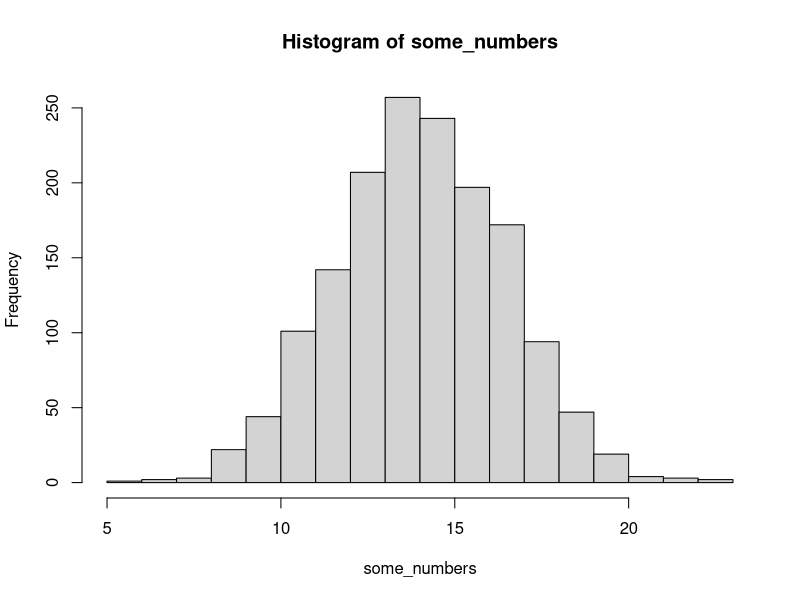
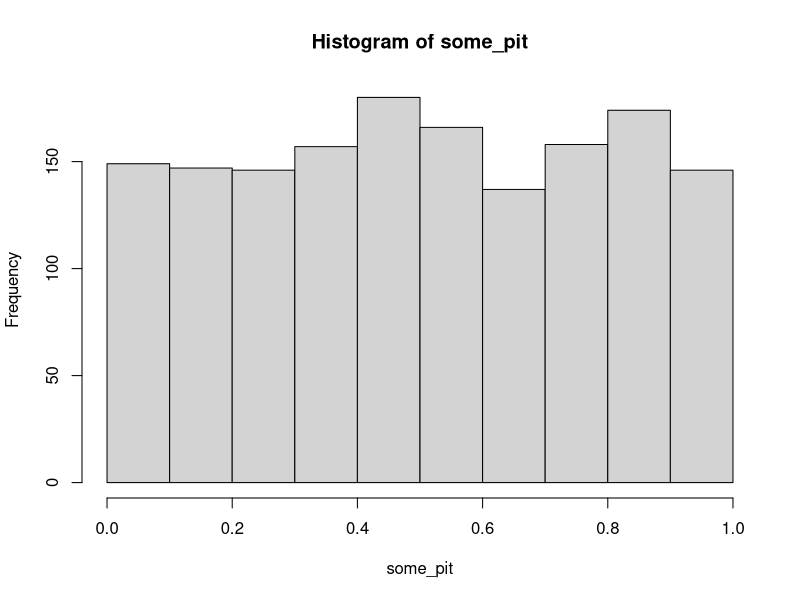
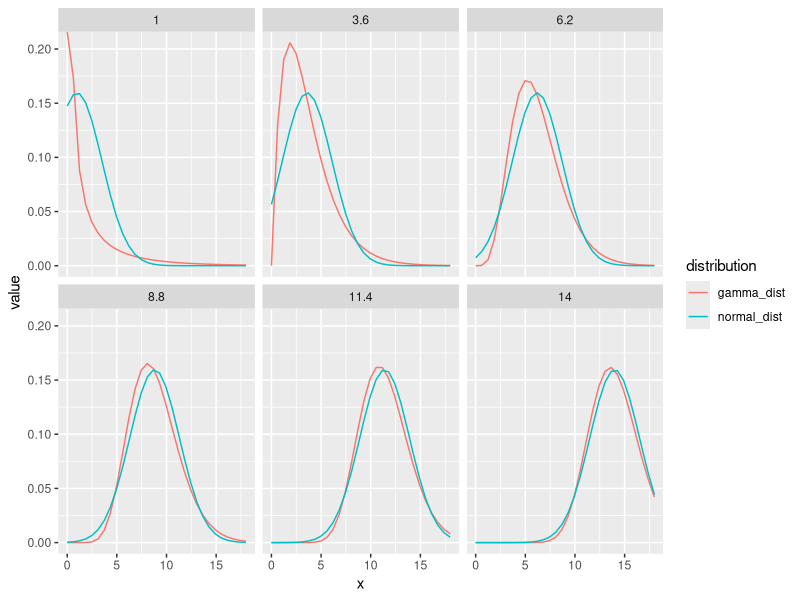
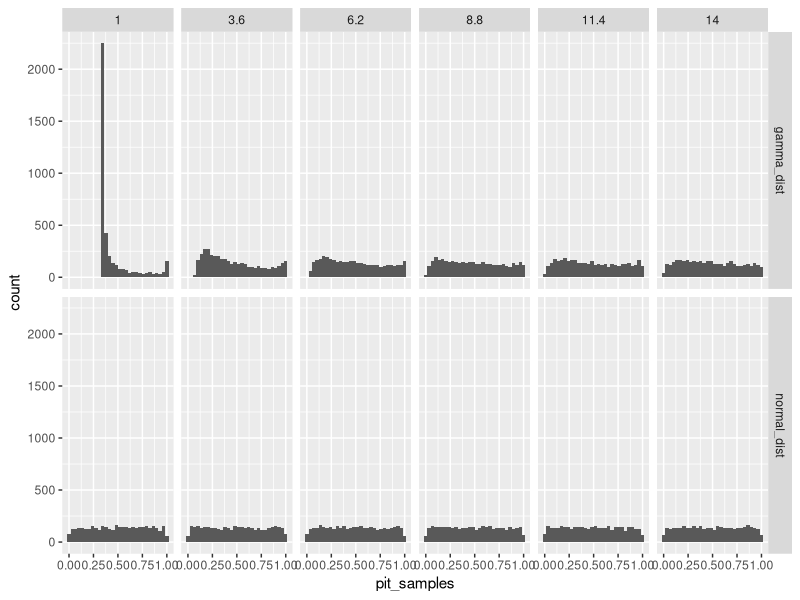
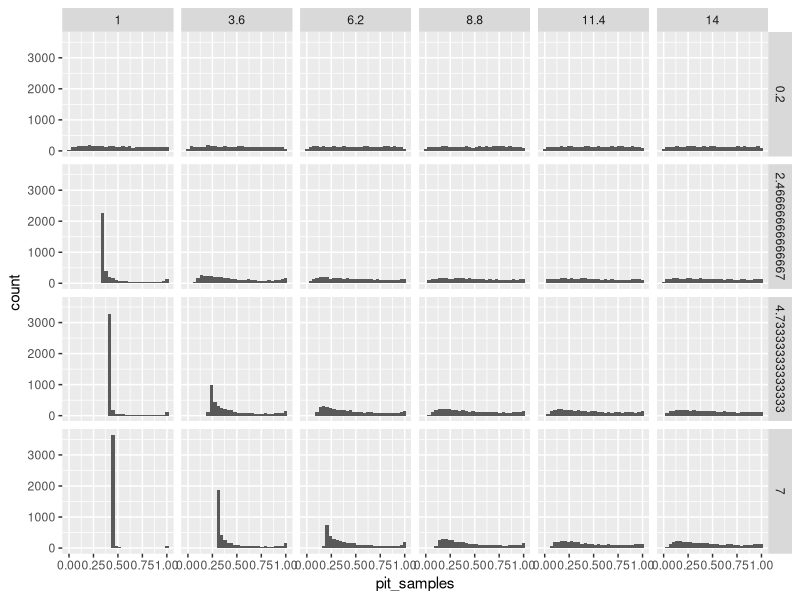
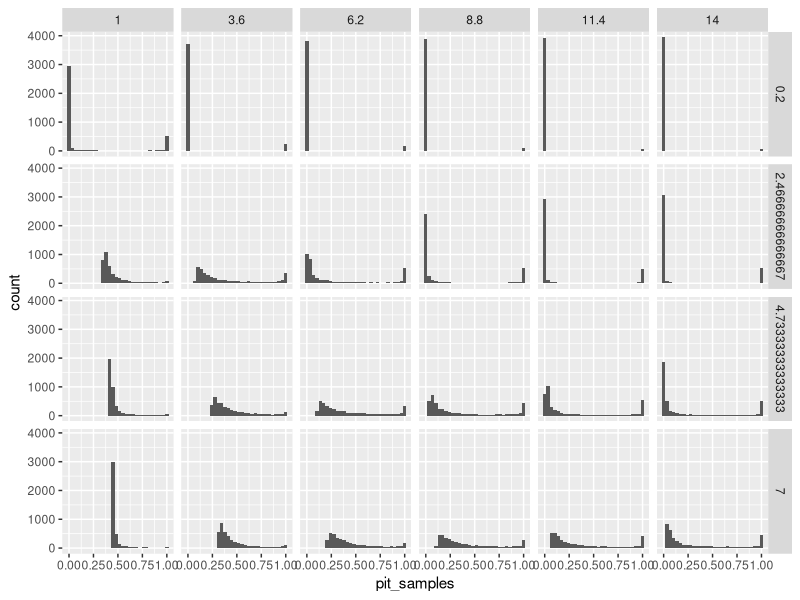

The R script that drew these images, in order:
## ---- chunk 1
some_numbers <- rnorm(1560, mean = 14, sd = 2.5)
hist(some_numbers)
## ---- chunk 2
some_pit <- pnorm(some_numbers, mean = 14, sd = 2.5)
hist(some_pit)
## ---- chunk 3
library(tidyverse)
n <- 4000
tibble(meanval = seq(from = 1, to = 14, length.out = 6),
       sd = 2.5) |> 
  expand_grid(x = seq(from = 0, to = 18, length.out = 30)) |>
  mutate(normal_dist = dnorm(x, mean = meanval, sd = sd),
         gamma_dist = dgamma(x, 
                        shape = meanval^2/sd^2,
                        rate = meanval/sd^2)) |> 
  pivot_longer(ends_with("dist"), 
               names_to = "distribution",
               values_to = "value") |> 
  ggplot(aes(x = x, y = value, colour = distribution)) + 
  geom_line()  +
  facet_wrap(~meanval)

## ---- chunk 4
n <- 4000
tibble(meanval = seq(from = 1, to = 14, length.out = 6),
       sd = 2.5) |> 
  rowwise() |>
  mutate(normal_dist = list(rnorm(n, mean = meanval, sd = sd)),
         gamma_dist = list(rgamma(n, 
                        shape = meanval^2/sd^2,
                        rate = meanval/sd^2))) |> 
  pivot_longer(ends_with("dist"), 
               names_to = "distribution",
               values_to = "samples") |> 
  rowwise() |> 
  mutate(pit_samples = list(pnorm(samples, mean = meanval, sd = sd))) |> 
  select(-samples) |> 
  # filter(distribution == "gamma_dist") |> 
  unnest(pit_samples) |> 
  ggplot(aes(x = pit_samples)) + 
  geom_histogram() + 
  facet_grid(distribution~meanval)
## ---- chunk 5
n <- 4000
expand_grid(meanval = seq(from = 1, to = 14, length.out = 6),
       sdval = seq(from = .2, to = 7, length.out = 4)) |> 
  rowwise() |>
  mutate(gamma_dist = list(rgamma(n, 
                        shape = meanval^2/sdval^2,
                        rate = meanval/sdval^2))) |> 
  rowwise() |> 
  mutate(pit_samples = list(
    pnorm(gamma_dist,
          mean = meanval,
          sd = sdval))) |> 
  select(-gamma_dist) |> 
  # filter(distribution == "gamma_dist") |> 
  unnest(pit_samples) |> 
  ggplot(aes(x = pit_samples)) + 
  geom_histogram() + 
  facet_grid(sdval~meanval)
## ---- chunk 6
n <- 4000
expand_grid(meanval = seq(from = 1, 
                          to = 14, 
                          length.out = 6),
       sdval = seq(from = .2, 
                   to = 7, 
                   length.out = 4)) |> 
  rowwise() |>
  mutate(
    cf = log(sdval/meanval)^2 + 1,
    lnorm_dist = list(rlnorm(n, 
                        meanlog = log(meanval) - .5*cf, 
                        sdlog = sqrt(cf))
                      )
    )|> 
  rowwise() |> 
  mutate(pit_samples = list(
    pnorm(lnorm_dist,
          mean = meanval,
          sd = sdval)
    # plnorm(lnorm_dist, 
    #        meanlog = log(meanval) - .5*cf, 
    #        sdlog = sqrt(cf))
    )) |> 
  select(-lnorm_dist) |> 
  # filter(distribution == "gamma_dist") |> 
  unnest(pit_samples) |> 
  ggplot(aes(x = pit_samples)) + 
  geom_histogram() + 
  facet_grid(sdval~meanval)
